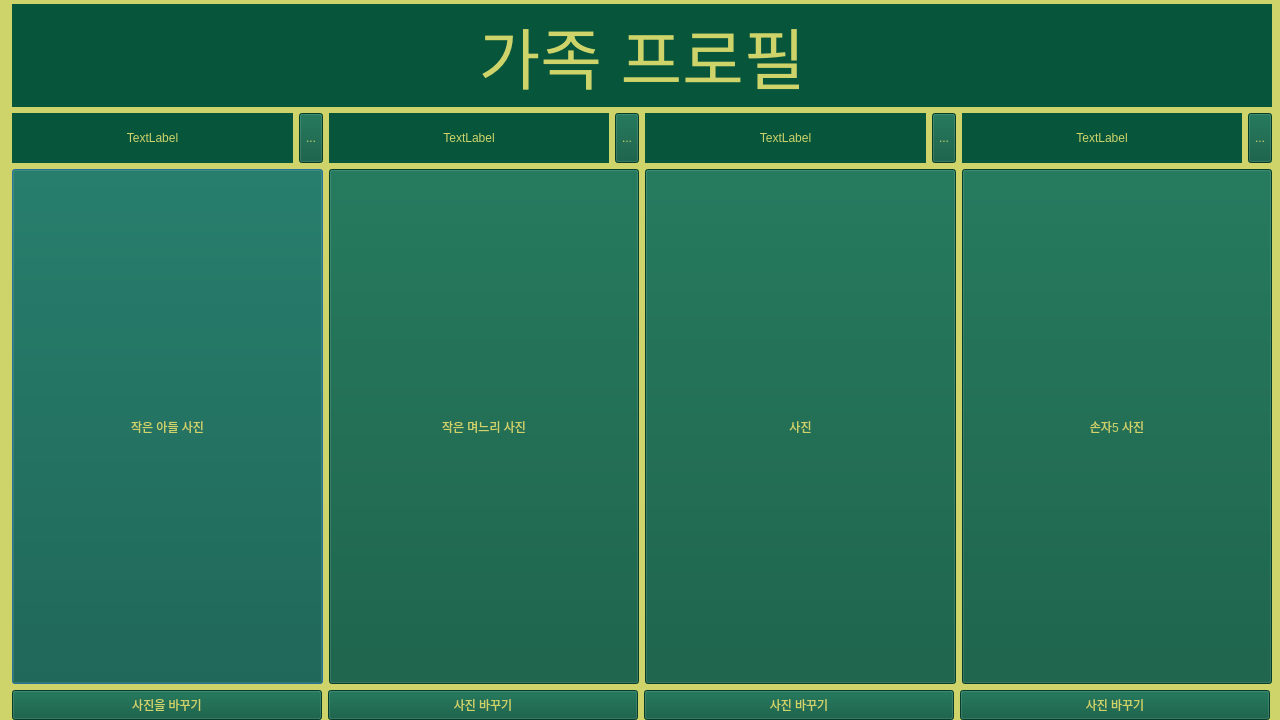
<?xml version="1.0" encoding="UTF-8"?>
<ui version="4.0">
 <class>Dialog</class>
 <widget class="QDialog" name="Dialog">
  <property name="geometry">
   <rect>
    <x>0</x>
    <y>0</y>
    <width>1280</width>
    <height>720</height>
   </rect>
  </property>
  <property name="minimumSize">
   <size>
    <width>1280</width>
    <height>720</height>
   </size>
  </property>
  <property name="windowTitle">
   <string>사랑스런 셋째네</string>
  </property>
  <property name="styleSheet">
   <string notr="true">background-color:rgb(206, 212, 106);
</string>
  </property>
  <widget class="QWidget" name="layoutWidget">
   <property name="geometry">
    <rect>
     <x>9</x>
     <y>4</y>
     <width>1267</width>
     <height>716</height>
    </rect>
   </property>
   <layout class="QGridLayout" name="gridLayout">
    <item row="0" column="0">
     <widget class="QLabel" name="label">
      <property name="minimumSize">
       <size>
        <width>1260</width>
        <height>90</height>
       </size>
      </property>
      <property name="maximumSize">
       <size>
        <width>1260</width>
        <height>16777215</height>
       </size>
      </property>
      <property name="font">
       <font>
        <pointsize>50</pointsize>
       </font>
      </property>
      <property name="styleSheet">
       <string notr="true">background-color: rgb(7, 85, 59);
color:rgb(206, 212, 106);
</string>
      </property>
      <property name="text">
       <string>가족 프로필</string>
      </property>
      <property name="alignment">
       <set>Qt::AlignCenter</set>
      </property>
     </widget>
    </item>
    <item row="1" column="0">
     <layout class="QVBoxLayout" name="verticalLayout">
      <item>
       <layout class="QHBoxLayout" name="horizontalLayout">
        <item>
         <widget class="QLabel" name="label_1">
          <property name="minimumSize">
           <size>
            <width>0</width>
            <height>50</height>
           </size>
          </property>
          <property name="styleSheet">
           <string notr="true">background-color: rgb(7, 85, 59);
color:rgb(206, 212, 106);
</string>
          </property>
          <property name="text">
           <string>TextLabel</string>
          </property>
          <property name="alignment">
           <set>Qt::AlignCenter</set>
          </property>
         </widget>
        </item>
        <item>
         <widget class="QToolButton" name="toolButton">
          <property name="minimumSize">
           <size>
            <width>0</width>
            <height>50</height>
           </size>
          </property>
          <property name="styleSheet">
           <string notr="true">background-color: rgb(7, 85, 59);
color:rgb(206, 212, 106);
</string>
          </property>
          <property name="text">
           <string>...</string>
          </property>
         </widget>
        </item>
        <item>
         <widget class="QLabel" name="label_2">
          <property name="minimumSize">
           <size>
            <width>0</width>
            <height>50</height>
           </size>
          </property>
          <property name="styleSheet">
           <string notr="true">background-color: rgb(7, 85, 59);
color:rgb(206, 212, 106);
</string>
          </property>
          <property name="text">
           <string>TextLabel</string>
          </property>
          <property name="alignment">
           <set>Qt::AlignCenter</set>
          </property>
         </widget>
        </item>
        <item>
         <widget class="QToolButton" name="toolButton_2">
          <property name="minimumSize">
           <size>
            <width>0</width>
            <height>50</height>
           </size>
          </property>
          <property name="styleSheet">
           <string notr="true">background-color: rgb(7, 85, 59);
color:rgb(206, 212, 106);
</string>
          </property>
          <property name="text">
           <string>...</string>
          </property>
         </widget>
        </item>
        <item>
         <widget class="QLabel" name="label_3">
          <property name="minimumSize">
           <size>
            <width>0</width>
            <height>50</height>
           </size>
          </property>
          <property name="styleSheet">
           <string notr="true">background-color: rgb(7, 85, 59);
color:rgb(206, 212, 106);
</string>
          </property>
          <property name="text">
           <string>TextLabel</string>
          </property>
          <property name="alignment">
           <set>Qt::AlignCenter</set>
          </property>
         </widget>
        </item>
        <item>
         <widget class="QToolButton" name="toolButton_3">
          <property name="minimumSize">
           <size>
            <width>0</width>
            <height>50</height>
           </size>
          </property>
          <property name="styleSheet">
           <string notr="true">background-color: rgb(7, 85, 59);
color:rgb(206, 212, 106);
</string>
          </property>
          <property name="text">
           <string>...</string>
          </property>
         </widget>
        </item>
        <item>
         <widget class="QLabel" name="label_4">
          <property name="minimumSize">
           <size>
            <width>0</width>
            <height>50</height>
           </size>
          </property>
          <property name="styleSheet">
           <string notr="true">background-color: rgb(7, 85, 59);
color:rgb(206, 212, 106);
</string>
          </property>
          <property name="text">
           <string>TextLabel</string>
          </property>
          <property name="alignment">
           <set>Qt::AlignCenter</set>
          </property>
         </widget>
        </item>
        <item>
         <widget class="QToolButton" name="toolButton_4">
          <property name="minimumSize">
           <size>
            <width>0</width>
            <height>50</height>
           </size>
          </property>
          <property name="styleSheet">
           <string notr="true">background-color: rgb(7, 85, 59);
color:rgb(206, 212, 106);
</string>
          </property>
          <property name="text">
           <string>...</string>
          </property>
         </widget>
        </item>
       </layout>
      </item>
      <item>
       <layout class="QHBoxLayout" name="horizontalLayout_3">
        <item>
         <widget class="QPushButton" name="btn1">
          <property name="minimumSize">
           <size>
            <width>310</width>
            <height>515</height>
           </size>
          </property>
          <property name="styleSheet">
           <string notr="true">background-color: rgb(7, 85, 59);
color:rgb(206, 212, 106);
</string>
          </property>
          <property name="text">
           <string>작은 아들 사진</string>
          </property>
         </widget>
        </item>
        <item>
         <widget class="QPushButton" name="btn2">
          <property name="minimumSize">
           <size>
            <width>310</width>
            <height>515</height>
           </size>
          </property>
          <property name="styleSheet">
           <string notr="true">background-color: rgb(7, 85, 59);
color:rgb(206, 212, 106);
</string>
          </property>
          <property name="text">
           <string>작은 며느리 사진</string>
          </property>
         </widget>
        </item>
        <item>
         <widget class="QPushButton" name="btn3">
          <property name="minimumSize">
           <size>
            <width>310</width>
            <height>515</height>
           </size>
          </property>
          <property name="styleSheet">
           <string notr="true">background-color: rgb(7, 85, 59);
color:rgb(206, 212, 106);
</string>
          </property>
          <property name="text">
           <string>사진</string>
          </property>
         </widget>
        </item>
        <item>
         <widget class="QPushButton" name="btn4">
          <property name="minimumSize">
           <size>
            <width>310</width>
            <height>515</height>
           </size>
          </property>
          <property name="styleSheet">
           <string notr="true">background-color: rgb(7, 85, 59);
color:rgb(206, 212, 106);
</string>
          </property>
          <property name="text">
           <string>손자5 사진</string>
          </property>
         </widget>
        </item>
       </layout>
      </item>
      <item>
       <layout class="QHBoxLayout" name="horizontalLayout_4">
        <item>
         <widget class="QToolButton" name="pic1">
          <property name="minimumSize">
           <size>
            <width>310</width>
            <height>30</height>
           </size>
          </property>
          <property name="styleSheet">
           <string notr="true">background-color: rgb(7, 85, 59);
color:rgb(206, 212, 106);
</string>
          </property>
          <property name="text">
           <string>사진을 바꾸기</string>
          </property>
         </widget>
        </item>
        <item>
         <widget class="QToolButton" name="pic2">
          <property name="minimumSize">
           <size>
            <width>310</width>
            <height>30</height>
           </size>
          </property>
          <property name="styleSheet">
           <string notr="true">background-color: rgb(7, 85, 59);
color:rgb(206, 212, 106);
</string>
          </property>
          <property name="text">
           <string>사진 바꾸기</string>
          </property>
         </widget>
        </item>
        <item>
         <widget class="QToolButton" name="pic3">
          <property name="minimumSize">
           <size>
            <width>310</width>
            <height>30</height>
           </size>
          </property>
          <property name="styleSheet">
           <string notr="true">background-color: rgb(7, 85, 59);
color:rgb(206, 212, 106);
</string>
          </property>
          <property name="text">
           <string>사진 바꾸기</string>
          </property>
         </widget>
        </item>
        <item>
         <widget class="QToolButton" name="pic4">
          <property name="minimumSize">
           <size>
            <width>310</width>
            <height>30</height>
           </size>
          </property>
          <property name="styleSheet">
           <string notr="true">background-color: rgb(7, 85, 59);
color:rgb(206, 212, 106);
</string>
          </property>
          <property name="text">
           <string>사진 바꾸기</string>
          </property>
         </widget>
        </item>
       </layout>
      </item>
     </layout>
    </item>
   </layout>
  </widget>
 </widget>
 <resources/>
 <connections>
  <connection>
   <sender>btn1</sender>
   <signal>clicked()</signal>
   <receiver>Dialog</receiver>
   <slot>n2_3_Aclick_open()</slot>
   <hints>
    <hint type="sourcelabel">
     <x>273</x>
     <y>577</y>
    </hint>
    <hint type="destinationlabel">
     <x>292</x>
     <y>718</y>
    </hint>
   </hints>
  </connection>
  <connection>
   <sender>btn2</sender>
   <signal>clicked()</signal>
   <receiver>Dialog</receiver>
   <slot>n2_3_Bclick_open()</slot>
   <hints>
    <hint type="sourcelabel">
     <x>556</x>
     <y>624</y>
    </hint>
    <hint type="destinationlabel">
     <x>578</x>
     <y>717</y>
    </hint>
   </hints>
  </connection>
  <connection>
   <sender>btn3</sender>
   <signal>clicked()</signal>
   <receiver>Dialog</receiver>
   <slot>n2_3_Cclick_open()</slot>
   <hints>
    <hint type="sourcelabel">
     <x>859</x>
     <y>511</y>
    </hint>
    <hint type="destinationlabel">
     <x>867</x>
     <y>719</y>
    </hint>
   </hints>
  </connection>
  <connection>
   <sender>btn4</sender>
   <signal>clicked()</signal>
   <receiver>Dialog</receiver>
   <slot>n2_3_Dclick_open()</slot>
   <hints>
    <hint type="sourcelabel">
     <x>1067</x>
     <y>612</y>
    </hint>
    <hint type="destinationlabel">
     <x>1074</x>
     <y>715</y>
    </hint>
   </hints>
  </connection>
  <connection>
   <sender>toolButton</sender>
   <signal>clicked()</signal>
   <receiver>Dialog</receiver>
   <slot>N2_3_AnameMODIFY_click_open()</slot>
   <hints>
    <hint type="sourcelabel">
     <x>305</x>
     <y>132</y>
    </hint>
    <hint type="destinationlabel">
     <x>327</x>
     <y>719</y>
    </hint>
   </hints>
  </connection>
  <connection>
   <sender>toolButton_2</sender>
   <signal>clicked()</signal>
   <receiver>Dialog</receiver>
   <slot>N2_3_BnameMODIFY_click_open()</slot>
   <hints>
    <hint type="sourcelabel">
     <x>631</x>
     <y>142</y>
    </hint>
    <hint type="destinationlabel">
     <x>635</x>
     <y>719</y>
    </hint>
   </hints>
  </connection>
  <connection>
   <sender>toolButton_3</sender>
   <signal>clicked()</signal>
   <receiver>Dialog</receiver>
   <slot>N2_3_CnameMODIFY_click_open()</slot>
   <hints>
    <hint type="sourcelabel">
     <x>937</x>
     <y>123</y>
    </hint>
    <hint type="destinationlabel">
     <x>950</x>
     <y>719</y>
    </hint>
   </hints>
  </connection>
  <connection>
   <sender>toolButton_4</sender>
   <signal>clicked()</signal>
   <receiver>Dialog</receiver>
   <slot>N2_3_DnameMODIFY_click_open()</slot>
   <hints>
    <hint type="sourcelabel">
     <x>1242</x>
     <y>131</y>
    </hint>
    <hint type="destinationlabel">
     <x>1219</x>
     <y>719</y>
    </hint>
   </hints>
  </connection>
 </connections>
 <slots>
  <slot>n2_3_Aclick_open()</slot>
  <slot>n2_3_Bclick_open()</slot>
  <slot>n2_3_Cclick_open()</slot>
  <slot>n2_3_Dclick_open()</slot>
  <slot>slot1()</slot>
  <slot>N2_3_AnameMODIFY_click_open()</slot>
  <slot>N2_3_BnameMODIFY_click_open()</slot>
  <slot>N2_3_CnameMODIFY_click_open()</slot>
  <slot>N2_3_DnameMODIFY_click_open()</slot>
 </slots>
</ui>
